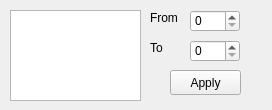
<?xml version="1.0" encoding="UTF-8"?>
<ui version="4.0">
 <class>SimplePageStyleWidget</class>
 <widget class="QWidget" name="SimplePageStyleWidget">
  <property name="geometry">
   <rect>
    <x>0</x>
    <y>0</y>
    <width>272</width>
    <height>110</height>
   </rect>
  </property>
  <property name="minimumSize">
   <size>
    <width>272</width>
    <height>110</height>
   </size>
  </property>
  <property name="windowTitle">
   <string>Form</string>
  </property>
  <widget class="QPushButton" name="buttonApply">
   <property name="geometry">
    <rect>
     <x>170</x>
     <y>70</y>
     <width>71</width>
     <height>25</height>
    </rect>
   </property>
   <property name="text">
    <string>Apply</string>
   </property>
  </widget>
  <widget class="QListWidget" name="list">
   <property name="geometry">
    <rect>
     <x>10</x>
     <y>10</y>
     <width>131</width>
     <height>91</height>
    </rect>
   </property>
  </widget>
  <widget class="QSpinBox" name="spinTo">
   <property name="geometry">
    <rect>
     <x>190</x>
     <y>40</y>
     <width>50</width>
     <height>22</height>
    </rect>
   </property>
  </widget>
  <widget class="QSpinBox" name="spinFrom">
   <property name="geometry">
    <rect>
     <x>190</x>
     <y>10</y>
     <width>50</width>
     <height>22</height>
    </rect>
   </property>
  </widget>
  <widget class="QLabel" name="label">
   <property name="geometry">
    <rect>
     <x>150</x>
     <y>10</y>
     <width>31</width>
     <height>16</height>
    </rect>
   </property>
   <property name="text">
    <string>From</string>
   </property>
  </widget>
  <widget class="QLabel" name="label_2">
   <property name="geometry">
    <rect>
     <x>150</x>
     <y>40</y>
     <width>56</width>
     <height>15</height>
    </rect>
   </property>
   <property name="text">
    <string>To</string>
   </property>
  </widget>
 </widget>
 <resources/>
 <connections/>
</ui>
